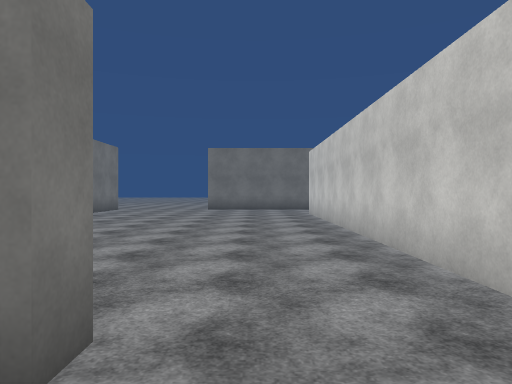
[1] (above)

24 first-person views from a walk through a Unity game level. The camera is 1.5 m above the floor, looks level and sees 70° across. The floor is counted in squares, 2 m on a side. Each view is taken from the middle of a square. On the plan, view 1 faces up. The plan holds only what a view shows up to about 11 squares ahead; the rest is blank. The place goes on beyond the plan. The player character is not drawn. Surface patterns are stand-ins for the level's own textures.

[2]
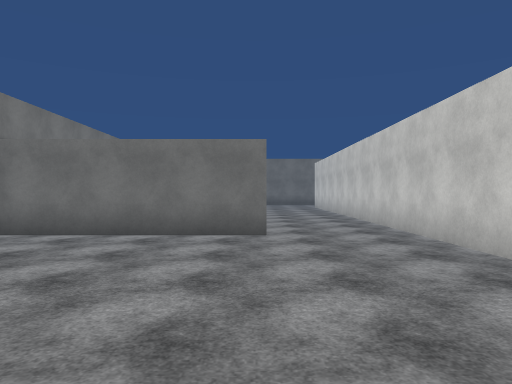

[3]
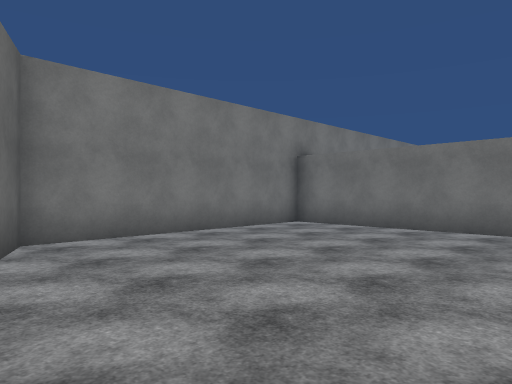

[4]
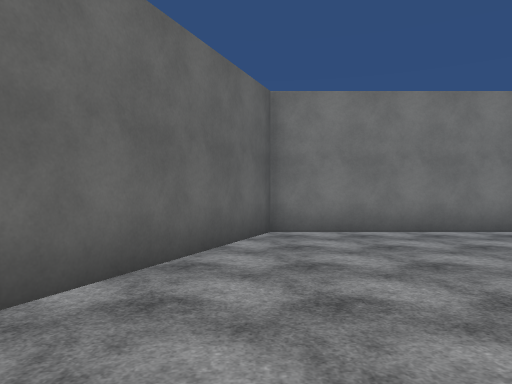

[5]
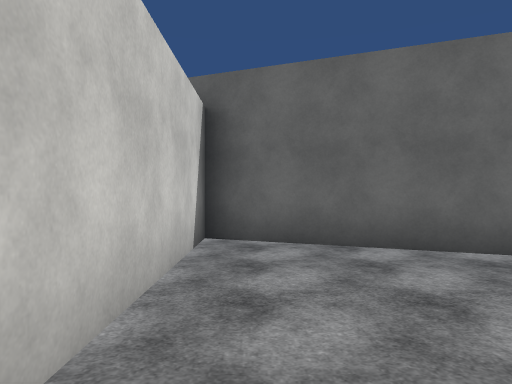

[6]
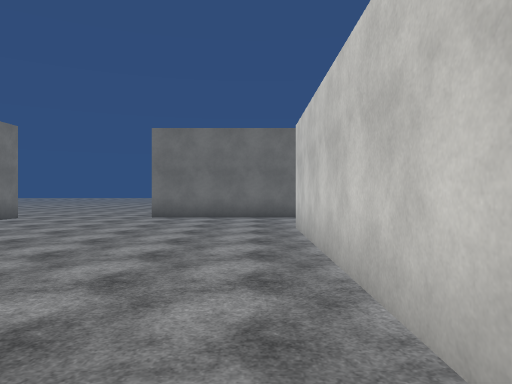

[7]
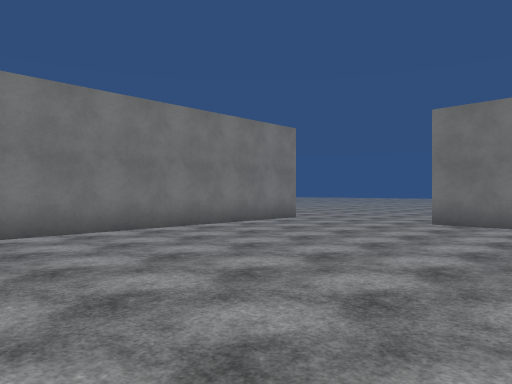

[8]
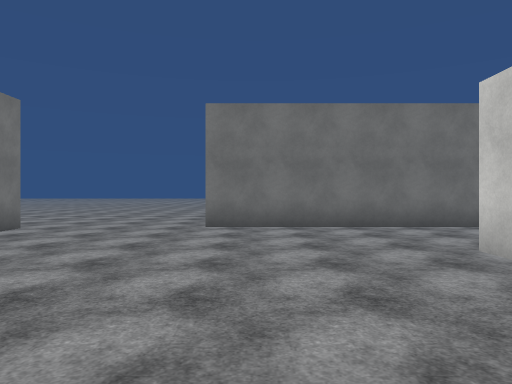

[9]
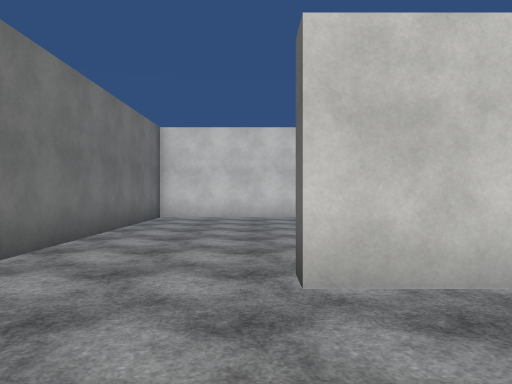

[10]
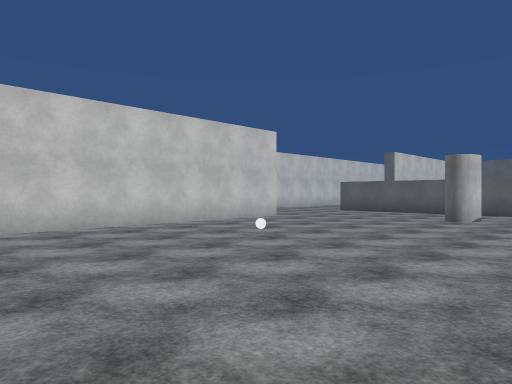

[11]
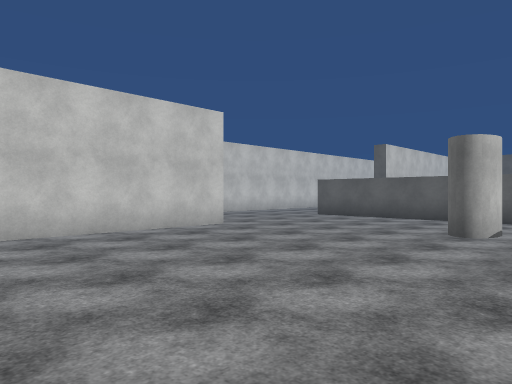

[12]
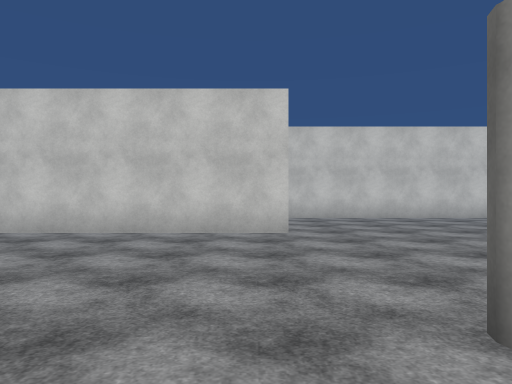

[13]
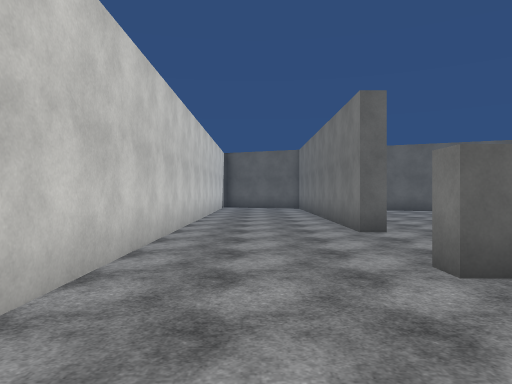

[14]
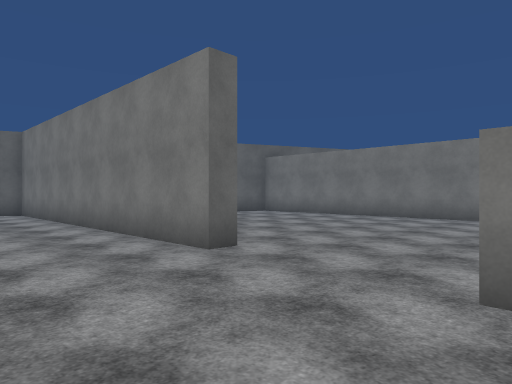

[15]
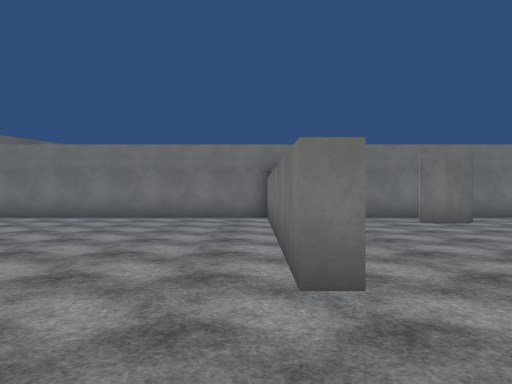

[16]
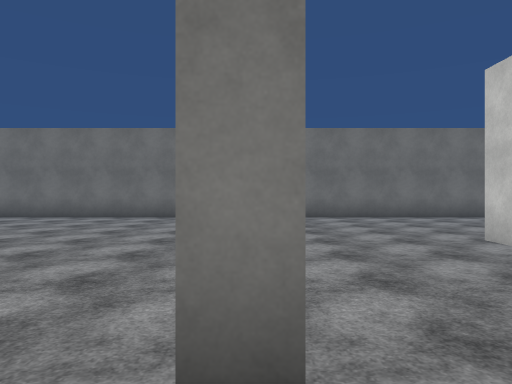

[17]
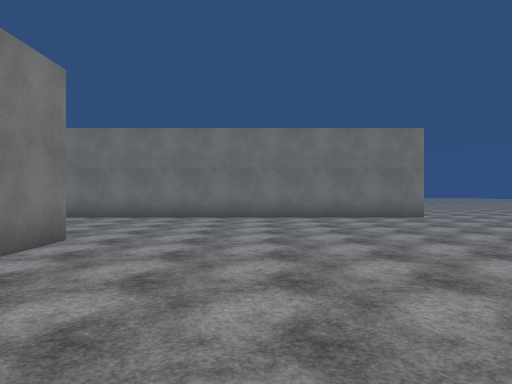

[18]
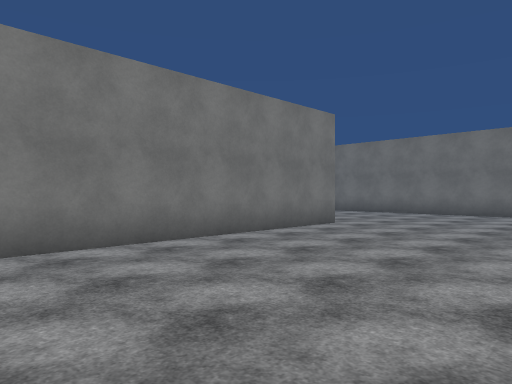

[19]
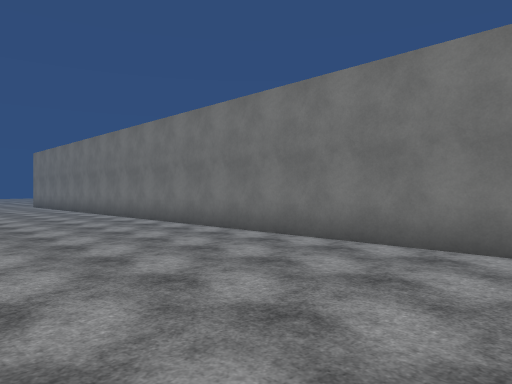

[20]
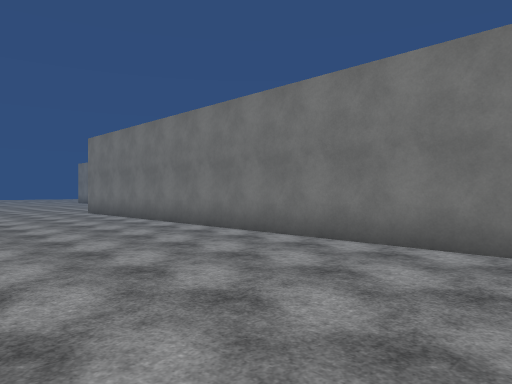

[21]
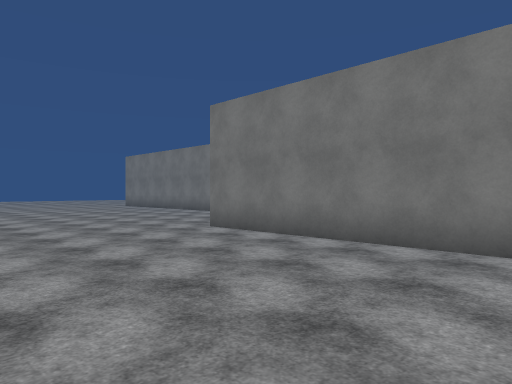

[22]
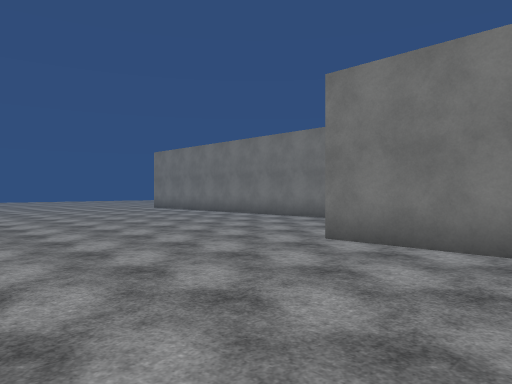

[23]
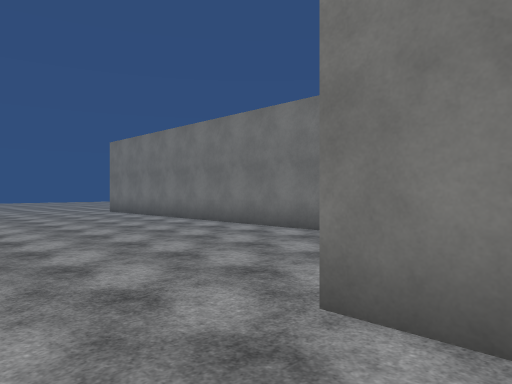

[24]
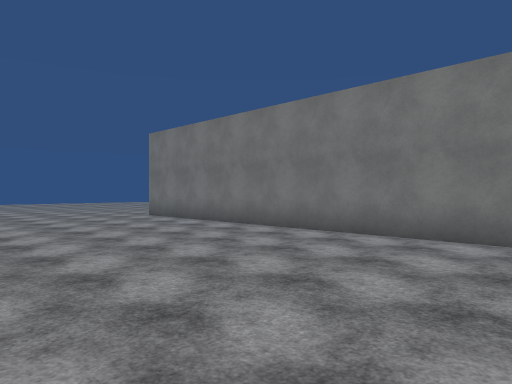

### Floor plan
Points are (right, up) in squares from view 1. A wall is a line through its corners. A room is listed if a view was taken in it or the views show most of it. See-through windows are left out.
Room 1 (views 1, 2, 3, 4, 5)
walls: (-0.8, 1.3) (-5.9, 1.3) (-5.9, -4.7) (1.8, -7.9) (1.8, -3.1); (1.8, -1) (1.8, 1.5)
ways out: opening at (0.5, 2) to room 2
Room 2 (views 6, 7, 8, 9, 10, 11, 12, 13, 14, 15, 16, 17, 18, 19, 20, 21, 22, 23, 24)
walls: (4.2, 1.8) (10.2, 1.8) (10.2, 1.3) (3.8, 1.3); (10.2, 6.4) (9.7, 6.4) (9.7, 15.8) (-2.1, 15.8); (9.5, -1.8) (10.1, -1.8) (10.1, -10.6); (2.3, 1.4) (2.3, -6.5); (1.8, 1.5) (1.8, 12.6) (2.4, 12.6); (2.3, 8.5) (2.3, 4.1); (-0.8, 1.9) (-0.8, 1.3); (13.5, 10) (13.5, 10.8); (14, 10.8) (14, -13.4); (13.5, -6) (13.5, 6.1); (19.5, 15.8) (11.4, 15.8); (-5.9, 15.6) (-5.9, 8.1); (10.1, -16) (10.1, -24.6)
ways out: opening at (0.5, 2) to room 1
objects: other object (5, 5) to (5, 6); other object (5, 12)

Where each view was taken, in squares from view 1:
view 1: 0 up, 0 right, facing up
view 2: 5 down, 1 left, facing up
view 3: 6 down, 0 right, facing up-left
view 4: 5 down, 1 right, facing left
view 5: 2 down, 1 right, facing down
view 6: 5 up, 1 right, facing up
view 7: 7 up, 1 right, facing up-left
view 8: 8 up, 1 left, facing up
view 9: 13 up, 1 left, facing right
view 10: 15 up, 2 right, facing down-right
view 11: 12 up, 3 right, facing down-right
view 12: 7 up, 3 right, facing right
view 13: 5 up, 12 right, facing down
view 14: 2 up, 13 right, facing down-left
view 15: 1 up, 13 right, facing left
view 16: 5 up, 10 right, facing up
view 17: 5 up, 17 right, facing up
view 18: 3 up, 19 right, facing up-left
view 19: 7 up, 19 right, facing down-left
view 20: 0 up, 19 right, facing down-left
view 21: 7 down, 19 right, facing down-left
view 22: 10 down, 19 right, facing down-left
view 23: 12 down, 16 right, facing down-left
view 24: 15 down, 16 right, facing down-left
